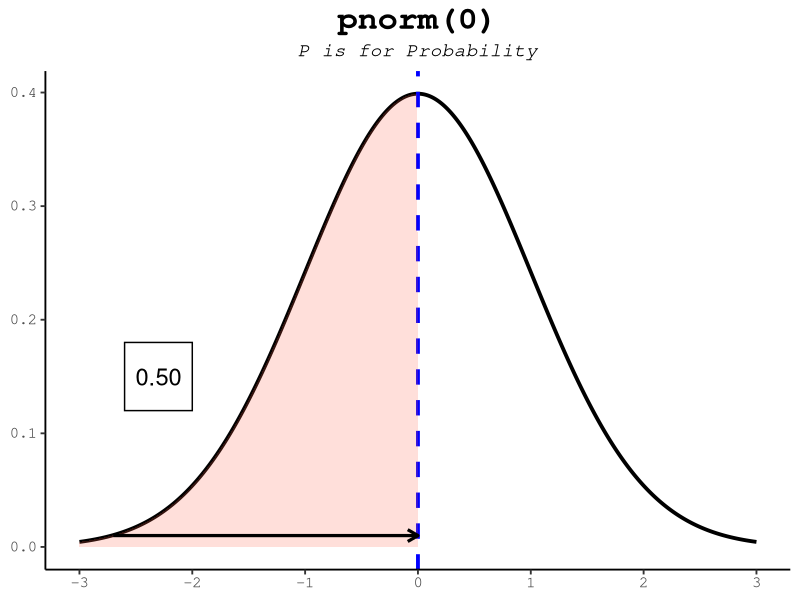
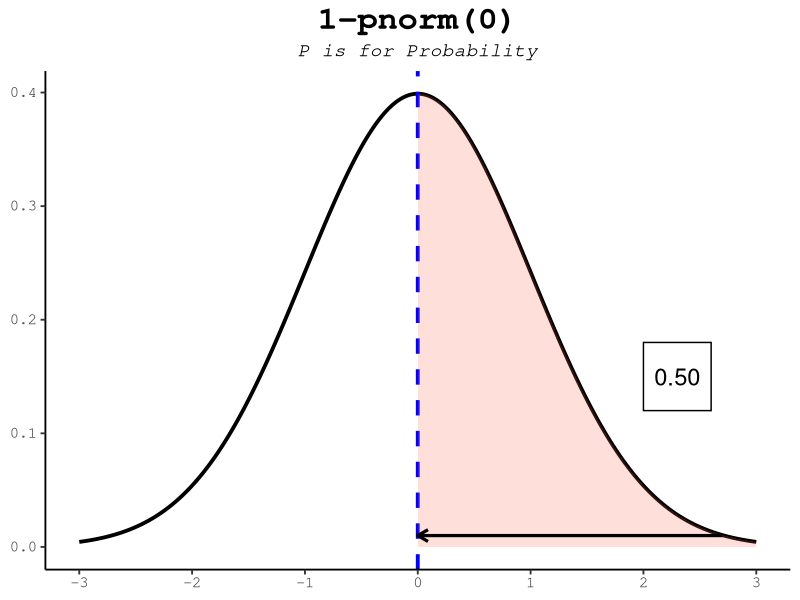
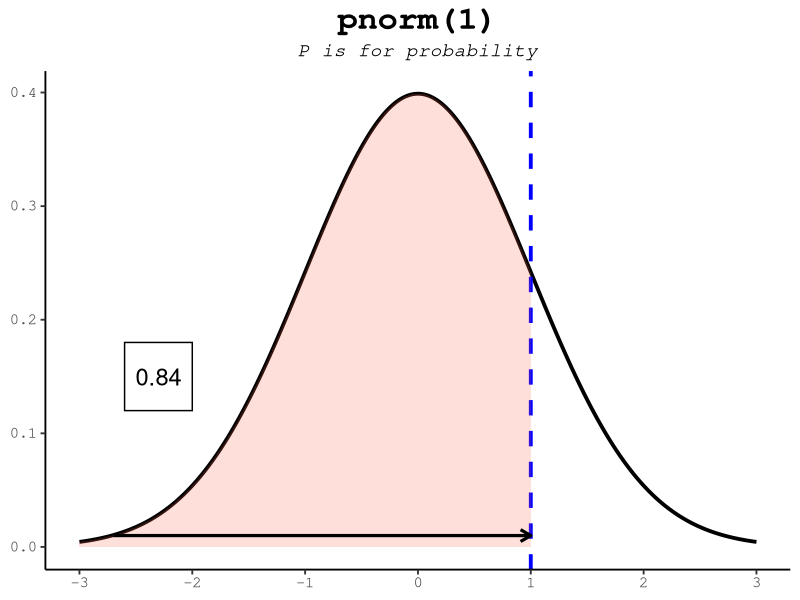
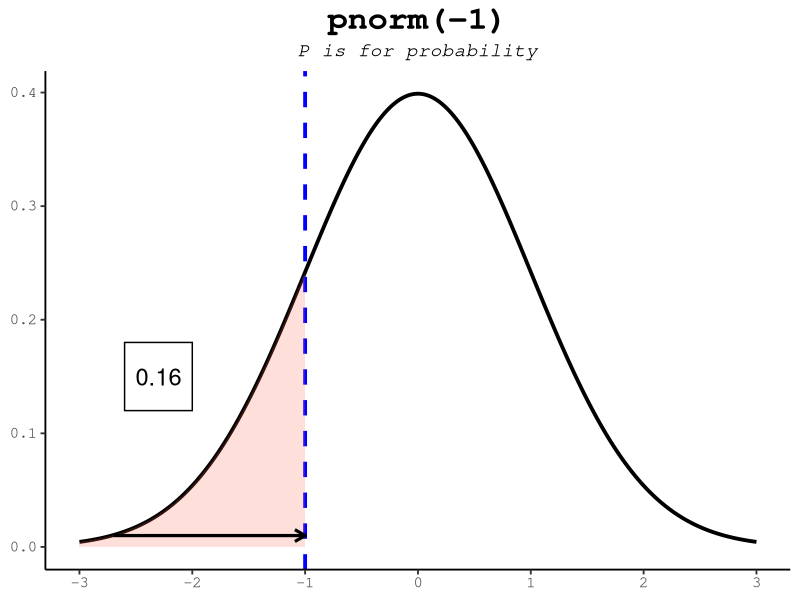
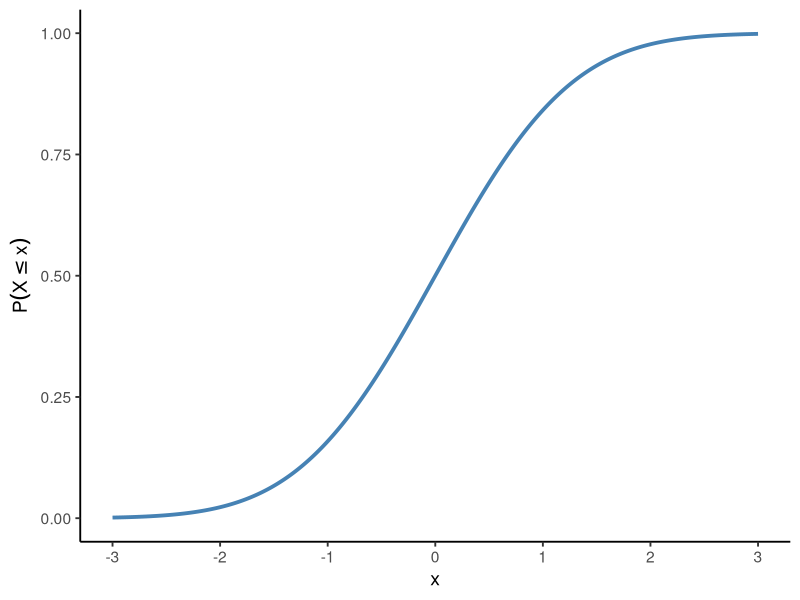
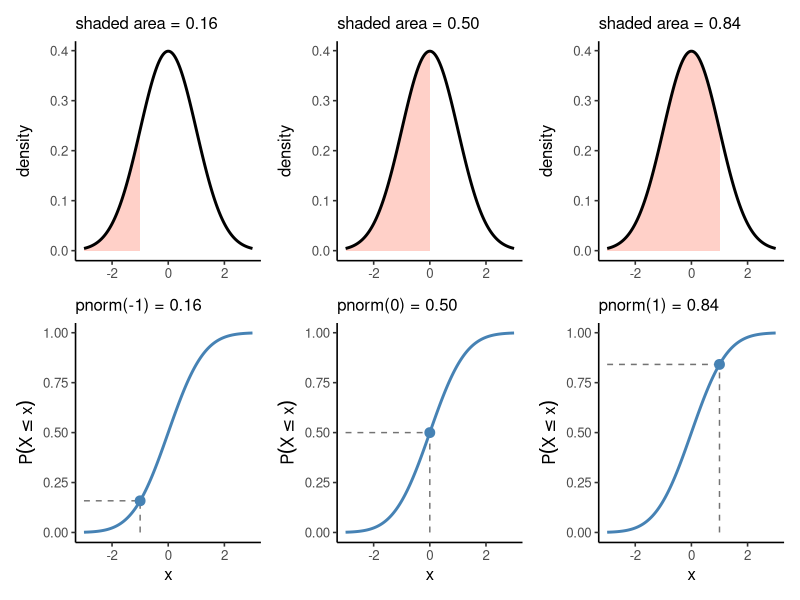
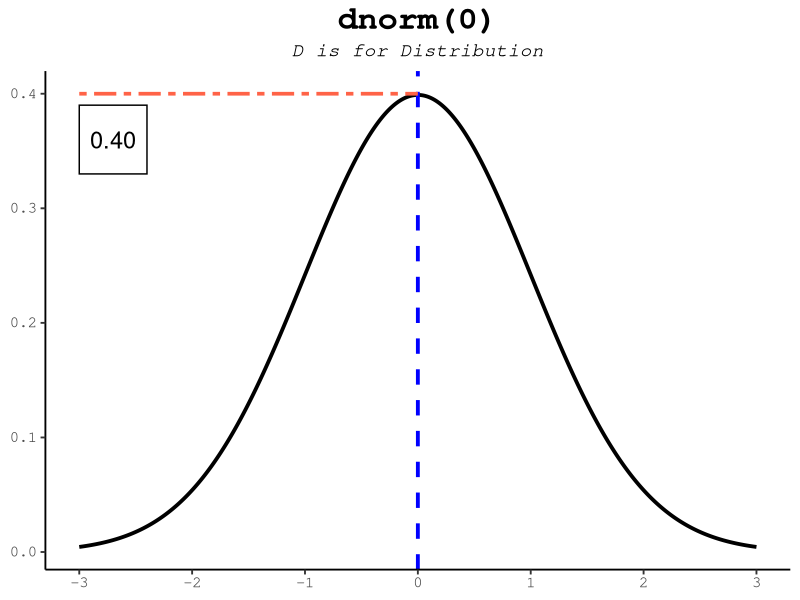
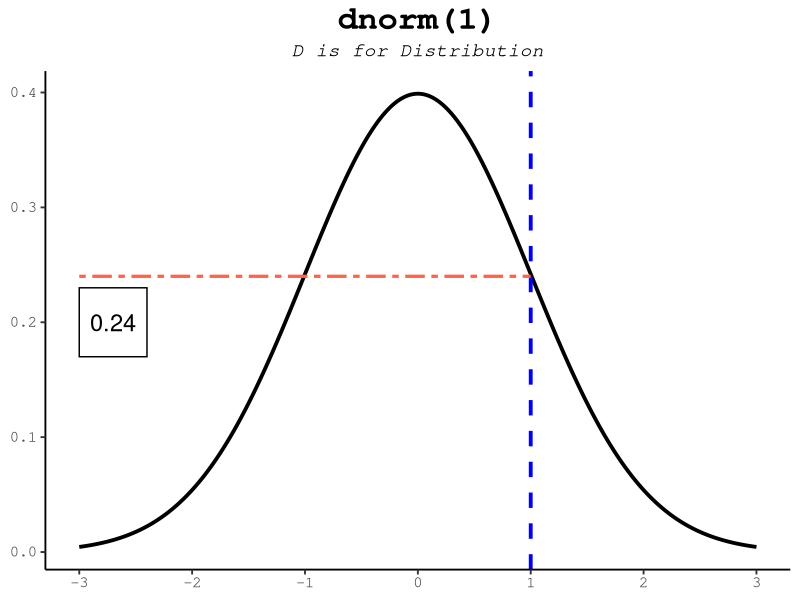

Source code (R) for these figures, in order:
## ---- chunk 1
knitr::opts_chunk$set(echo = TRUE, warning = FALSE, message = FALSE)
library(ggplot2)
## ---- chunk 2
# Prep the distribution data
x <- seq(-3, 3, 0.005)
y <- dnorm(x)
normal <- as.data.frame(cbind(x, y))
## ---- chunk 3
pnorm(0)    # half the distribution is below the mean
pnorm(1)    # ~84% is below one standard deviation above the mean
pnorm(-1)   # ~16% is below one standard deviation below it
## ---- chunk 4
# pnorm plot 1
# pnorm(0)
x2 <- c(x[1:600], rep(0,601))
y2 <- c(y[1:600], rep(0,601))

p <- ggplot(mapping = aes(x, y), data = normal) +
     geom_line(linewidth = 1.3) +
     geom_vline(xintercept = 0, color = "blue", linewidth = 1.3, linetype = 2) +
     scale_x_continuous(n.breaks = 7) +
     labs(title = "pnorm(0)", x = NULL, y = NULL, 
          subtitle = "P is for Probability") +
     geom_area(inherit.aes = F, mapping = aes(x=x2, y=y2), fill = "tomato", 
               alpha = 0.2) +
     annotate(geom = "rect", xmin = -2.6, xmax = -2, ymin = 0.12, ymax = 0.18,
              alpha = 1, fill = "white", color = "black") +
     annotate(geom = "text", label = "0.50", x = -2.3, y = 0.15, size = 6) +
     annotate(geom = "segment", x = -2.7, xend = 0, y = 0.01, yend = 0.01, 
              size = 1.1, arrow = arrow(length = unit(3, "mm"))) +
     theme_classic(base_size = 14, base_family = "Courier") +
     theme(plot.title = element_text(size = 24, face = "bold", hjust = 0.5)) +
     theme(plot.subtitle = element_text(face = "italic", hjust = 0.5))
## ---- chunk 5
# pnorm plot 1.2
# 1-pnorm(0)
x9 <- c(rep(0,600), x[601:1201])
y9 <- c(rep(0,600), y[601:1201])

p1 <- ggplot(mapping = aes(x, y), data = normal) +
     geom_line(linewidth = 1.3) +
     geom_vline(xintercept = 0, color = "blue", size = 1.3, linetype = 2) +
     scale_x_continuous(n.breaks = 7) +
     labs(title = "1-pnorm(0)", x = NULL, y = NULL, 
          subtitle = "P is for Probability") +
     geom_area(inherit.aes = F, mapping = aes(x=x9, y=y9), fill = "tomato", 
               alpha = 0.2) +
     annotate(geom = "rect", xmin = 2.6, xmax = 2, ymin = 0.12, ymax = 0.18,
              alpha = 1, fill = "white", color = "black") +
     annotate(geom = "text", label = "0.50", x = 2.3, y = 0.15, size = 6) +
     annotate(geom = "segment", x = 2.7, xend = 0, y = 0.01, yend = 0.01, 
              size = 1.1, arrow = arrow(length = unit(3, "mm"))) +
     theme_classic(base_size = 14, base_family = "Courier") +
     theme(plot.title = element_text(size = 24, face = "bold", hjust = 0.5)) +
     theme(plot.subtitle = element_text(face = "italic", hjust = 0.5))
## ---- chunk 6
# pnorm plot 2
# pnorm(1)
x3 <- c(x[1:801], rep(1,400))
y3 <- c(y[1:801], rep(0,400))

p2 <- ggplot(mapping = aes(x, y), data = normal) +
     geom_line(size = 1.3) +
     geom_vline(xintercept = 1, color = "blue", size = 1.3, linetype = 2) +
     scale_x_continuous(n.breaks = 7) +
     labs(title = "pnorm(1)", subtitle = "P is for probability", 
          x = NULL, y = NULL) +
     geom_area(inherit.aes = F, mapping = aes(x=x3, y=y3), fill = "tomato", 
               alpha = 0.2) +
     annotate(geom = "rect", xmin = -2.6, xmax = -2, ymin = 0.12, ymax = 0.18,
              alpha = 1, fill = "white", color = "black") +
     annotate(geom = "text", label = "0.84", x = -2.3, y = 0.15, size = 6) +
     annotate(geom = "segment", x = -2.7, xend = 1, y = 0.01, yend = 0.01, 
              size = 1.1, arrow = arrow(length = unit(3, "mm"))) +
     theme_classic(base_size = 14, base_family = "Courier") +
     theme(plot.title = element_text(size = 24, face = "bold", hjust = 0.5)) +
     theme(plot.subtitle = element_text(face = "italic", hjust = 0.5))
## ---- chunk 7
# pnorm plot 3
# pnorm(-1)
x4 <- c(x[1:401], rep(-1,800))
y4 <- c(y[1:401], rep(0,800))

p3 <- ggplot(mapping = aes(x, y), data = normal) +
     geom_line(size = 1.3) +
     geom_vline(xintercept = -1, color = "blue", size = 1.3, linetype = 2) +
     scale_x_continuous(n.breaks = 7) +
     labs(title = "pnorm(-1)", subtitle = "P is for probability", 
          x = NULL, y = NULL) +
     geom_area(inherit.aes = F, mapping = aes(x=x4, y=y4), fill = "tomato", 
               alpha = 0.2) +
     annotate(geom = "rect", xmin = -2.6, xmax = -2, ymin = 0.12, ymax = 0.18,
              alpha = 1, fill = "white", color = "black") +
     annotate(geom = "text", label = "0.16", x = -2.3, y = 0.15, size = 6) +
     annotate(geom = "segment", x = -2.7, xend = -1, y = 0.01, yend = 0.01, 
              size = 1.1, arrow = arrow(length = unit(3, "mm"))) +
     theme_classic(base_size = 14, base_family = "Courier") +
     theme(plot.title = element_text(size = 24, face = "bold", hjust = 0.5)) +
     theme(plot.subtitle = element_text(face = "italic", hjust = 0.5))
## ---- chunk 8
#| label: fig-pnorm
#| fig-cap: "The pnorm function takes a quantile (value on the x-axis) and returns the area under the curve to the left of that value."

print(p)
print(p1)
print(p2)
print(p3)
## ---- chunk 9
pnorm(1, lower.tail = FALSE)   # area to the RIGHT of 1
1 - pnorm(1)                   # exactly the same thing
## ---- chunk 10
#| label: fig-cdf-curve
#| echo: false
#| fig-cap: "The cumulative distribution function of the standard normal: pnorm(x) plotted at every x. It is the running total of the area under the density curve, climbing from 0 (no probability accumulated yet) to 1 (all of it)."
#| fig-width: 7
#| fig-height: 3.4
cdf <- data.frame(x = x, p = pnorm(x))
ggplot(cdf, aes(x, p)) +
  geom_line(linewidth = 1.3, color = "steelblue") +
  scale_x_continuous(n.breaks = 7) +
  labs(x = "x", y = expression(P(X <= x))) +
  theme_classic(base_size = 14)
## ---- chunk 11
#| label: fig-cdf-link
#| echo: false
#| message: false
#| warning: false
#| fig-cap: "Two views of the same probability at q = -1, 0, and 1. Top row: the density with the area to the left of q shaded. Bottom row: the CDF, with a point at (q, pnorm(q)) and dashed guides. In every column the shaded area above equals the height below."
#| fig-width: 9
#| fig-height: 5
library(patchwork)
pair <- function(q) {
  area <- subset(normal, x <= q)
  top <- ggplot(normal, aes(x, y)) +
    geom_area(data = area, fill = "tomato", alpha = 0.3) +
    geom_line(linewidth = 1) +
    labs(subtitle = paste0("shaded area = ", sprintf("%.2f", pnorm(q))),
         x = NULL, y = "density") +
    theme_classic(base_size = 12)
  bot <- ggplot(cdf, aes(x, p)) +
    geom_line(linewidth = 1, color = "steelblue") +
    annotate("segment", x = q, xend = q, y = 0, yend = pnorm(q),
             linetype = 2, color = "grey45") +
    annotate("segment", x = -3, xend = q, y = pnorm(q), yend = pnorm(q),
             linetype = 2, color = "grey45") +
    annotate("point", x = q, y = pnorm(q), size = 3, color = "steelblue") +
    labs(subtitle = paste0("pnorm(", q, ") = ", sprintf("%.2f", pnorm(q))),
         x = "x", y = expression(P(X <= x))) +
    theme_classic(base_size = 12)
  top / bot
}
pair(-1) | pair(0) | pair(1)
## ---- chunk 12
dnorm(0)    # the peak of the standard normal
dnorm(1)    # lower, one SD out...
dnorm(-1)   # ...and the same height on the other side, by symmetry
## ---- chunk 13
# dnorm plot 1
# dnorm(0)

d1 <- ggplot(mapping = aes(x, y), data = normal) +
     geom_line(size = 1.3) +
     geom_vline(xintercept = 0, color = "blue", size = 1.3, linetype = 2) +
     scale_x_continuous(n.breaks = 7) +
     labs(title = "dnorm(0)", subtitle = "D is for Distribution", 
          x = NULL, y = NULL) +
     annotate(geom = "rect", xmin = -3, xmax = -2.4, ymin = 0.33, ymax = 0.39,
              alpha = 1, fill = "white", color = "black") +
     annotate(geom = "text", label = "0.40", x = -2.7, y = 0.36, size = 6) +
     annotate(geom = "segment", y = 0.4, yend = 0.4, x = -3, xend = 0, 
              color = "tomato", size = 1.25, linetype = 6) +
     theme_classic(base_size = 14, base_family = "Courier") +
     theme(plot.title = element_text(size = 24, face = "bold", hjust = 0.5)) +
     theme(plot.subtitle = element_text(face = "italic", hjust = 0.5))
## ---- chunk 14
# dnorm plot 2
# dnorm(1)

d2 <- ggplot(mapping = aes(x, y), data = normal) +
     geom_line(size = 1.3) +
     geom_vline(xintercept = 1, color = "blue", size = 1.3, linetype = 2) +
     scale_x_continuous(n.breaks = 7) +
     labs(title = "dnorm(1)", subtitle = "D is for Distribution", 
          x = NULL, y = NULL) +
     annotate(geom = "rect", xmin = -3, xmax = -2.4, ymin = 0.17, ymax = 0.23,
              alpha = 1, fill = "white", color = "black") +
     annotate(geom = "text", label = "0.24", x = -2.7, y = 0.2, size = 6) +
     annotate(geom = "segment", y = 0.24, yend = 0.24, x = -3, xend = 1, 
              color = "tomato", size = 1.1, linetype = 6) +
     theme_classic(base_size = 14, base_family = "Courier") +
     theme(plot.title = element_text(size = 24, face = "bold", hjust = 0.5),
           plot.subtitle = element_text(face = "italic", hjust = 0.5))
## ---- chunk 15
# dnorm plot 3
# dnorm(-1)

d3 <- ggplot(mapping = aes(x, y), data = normal) +
     geom_line(size = 1.3) +
     geom_vline(xintercept = -1, color = "blue", size = 1.3, linetype = 2) +
     scale_x_continuous(n.breaks = 7) +
     labs(title = "dnorm(-1)", subtitle = "D is for Distribution", 
          x = NULL, y = NULL) +
     annotate(geom = "rect", xmin = -3, xmax = -2.4, ymin = 0.17, ymax = 0.23,
              alpha = 1, fill = "white", color = "black") +
     annotate(geom = "text", label = "0.24", x = -2.7, y = 0.2, size = 6) +
     annotate(geom = "segment", y = 0.24, yend = 0.24, x = -3, xend = -1, 
              color = "tomato", size = 1.1, linetype = 6) +
     theme_classic(base_size = 14, base_family = "Courier") +
     theme(plot.title = element_text(size = 24, face = "bold", hjust = 0.5),
           plot.subtitle = element_text(face = "italic", hjust = 0.5))
## ---- chunk 16
#| label: fig-dnorm
#| fig-cap: "The `dnorm` function returns the height of the normal distribution at a given point."

print(d1)
print(d2)
print(d3)
## ---- chunk 17
qnorm(0.5)     # the median: half the area lies to its left
qnorm(0.25)    # the first quartile
qnorm(0.975)   # the value cutting off the top 2.5% — the famous 1.96
## ---- chunk 18
# qnorm plot 1
# qnorm(0.5)

q1 <- ggplot(mapping = aes(x, y), data = normal) +
     geom_line(size = 1.3) +
     geom_vline(xintercept = 0, color = "blue", size = 1.3, linetype = 2) +
     scale_x_continuous(n.breaks = 7) +
     labs(title = "qnorm(0.5)", x = NULL, y = NULL, 
          subtitle = "Q is for Quantile") +
     geom_area(inherit.aes = F, mapping = aes(x=x2, y=y2), fill = "tomato", 
               alpha = 0.2) +
     annotate(geom = "rect", xmin = -0.25, xmax = 0.25, ymin = 0.03, ymax = 0.09,
              alpha = 1, fill = "white", color = "black") +
     annotate(geom = "text", label = "0", x = 0, y = 0.06, size = 6) +
     annotate(geom = "segment", x = -2.7, xend = 0, y = 0.01, yend = 0.01, 
              size = 1.1, arrow = arrow(length = unit(3, "mm"))) +
     annotate(geom = "text", label = "50%", x = -1.25, y = 0.025, size = 4) +
     theme_classic(base_size = 14, base_family = "Courier") +
     theme(plot.title = element_text(size = 24, face = "bold", hjust = 0.5)) +
     theme(plot.subtitle = element_text(face = "italic", hjust = 0.5))
## ---- chunk 19
# qnorm plot 2
# qnorm(0.25)
x5 <- c(x[1:466], rep(-0.6745,735))
y5 <- c(y[1:466], rep(0,735))

q2 <- ggplot(mapping = aes(x, y), data = normal) +
     geom_line(size = 1.3) +
     geom_vline(xintercept = -0.6745, color = "blue", size = 1.3, linetype = 2) +
     scale_x_continuous(n.breaks = 7) +
     labs(title = "qnorm(0.25)", x = NULL, y = NULL, 
          subtitle = "Q is for Quantile") +
     geom_area(inherit.aes = F, mapping = aes(x=x5, y=y5), fill = "tomato", 
               alpha = 0.2) +
     annotate(geom = "rect", xmin = -0.3, xmax = 0.3, ymin = 0.03, ymax = 0.09,
              alpha = 1, fill = "white", color = "black") +
     annotate(geom = "text", label = "-0.67", x = 0, y = 0.06, size = 5) +
     annotate(geom = "segment", x = -2.7, xend = -0.6745, y = 0.01, yend = 0.01, 
              size = 1.1, arrow = arrow(length = unit(3, "mm"))) +
     annotate(geom = "text", label = "25%", x = -1.65, y = 0.025, size = 4) +
     theme_classic(base_size = 14, base_family = "Courier") +
     theme(plot.title = element_text(size = 24, face = "bold", hjust = 0.5)) +
     theme(plot.subtitle = element_text(face = "italic", hjust = 0.5))
## ---- chunk 20
# qnorm plot 3
# qnorm(0.1)
x6 <- c(x[1:345], rep(-1.28,856))
y6 <- c(y[1:345], rep(0,856))

q3 <- ggplot(mapping = aes(x, y), data = normal) +
     geom_line(size = 1.3) +
     geom_vline(xintercept = -1.28, color = "blue", size = 1.3, linetype = 2) +
     scale_x_continuous(n.breaks = 7) +
     labs(title = "qnorm(0.1)", x = NULL, y = NULL, 
          subtitle = "Q is for Quantile") +
     geom_area(inherit.aes = F, mapping = aes(x=x6, y=y6), fill = "tomato", 
               alpha = 0.2) +
     annotate(geom = "rect", xmin = -0.3, xmax = 0.3, ymin = 0.03, ymax = 0.09,
              alpha = 1, fill = "white", color = "black") +
     annotate(geom = "text", label = "-1.28", x = 0, y = 0.06, size = 5) +
     annotate(geom = "segment", x = -2.7, xend = -1.28, y = 0.01, yend = 0.01, 
              size = 1.1, arrow = arrow(length = unit(3, "mm"))) +
     annotate(geom = "text", label = "10%", x = -1.85, y = 0.025, size = 4) +
     theme_classic(base_size = 14, base_family = "Courier") +
     theme(plot.title = element_text(size = 24, face = "bold", hjust = 0.5)) +
     theme(plot.subtitle = element_text(face = "italic", hjust = 0.5))
## ---- chunk 21
# qnorm plot 4
# qnorm(0.75)
x7 <- c(x[1:735], rep(0.6745,466))
y7 <- c(y[1:735], rep(0,466))

q4 <- ggplot(mapping = aes(x, y), data = normal) +
     geom_line(size = 1.3) +
     geom_vline(xintercept = 0.6745, color = "blue", size = 1.3, linetype = 2) +
     scale_x_continuous(n.breaks = 7) +
     labs(title = "qnorm(0.75)", x = NULL, y = NULL, 
          subtitle = "Q is for Quantile") +
     geom_area(inherit.aes = F, mapping = aes(x=x7, y=y7), fill = "tomato", 
               alpha = 0.2) +
     annotate(geom = "rect", xmin = -0.3, xmax = 0.3, ymin = 0.03, ymax = 0.09,
              alpha = 1, fill = "white", color = "black") +
     annotate(geom = "text", label = "0.67", x = 0, y = 0.06, size = 5) +
     annotate(geom = "segment", x = -2.7, xend = 0.6745, y = 0.01, yend = 0.01, 
              size = 1.1, arrow = arrow(length = unit(3, "mm"))) +
     annotate(geom = "text", label = "75%", x = -.95, y = 0.025, size = 4) +
     theme_classic(base_size = 14, base_family = "Courier") +
     theme(plot.title = element_text(size = 24, face = "bold", hjust = 0.5)) +
     theme(plot.subtitle = element_text(face = "italic", hjust = 0.5))
## ---- chunk 22
# qnorm plot 5
# qnorm(0.9)
x8 <- c(x[1:856], rep(1.28,345))
y8 <- c(y[1:856], rep(0,345))

q5 <- ggplot(mapping = aes(x, y), data = normal) +
     geom_line(size = 1.3) +
     geom_vline(xintercept = 1.28, color = "blue", size = 1.3, linetype = 2) +
     scale_x_continuous(n.breaks = 7) +
     labs(title = "qnorm(0.9)", x = NULL, y = NULL, 
          subtitle = "Q is for Quantile") +
     geom_area(inherit.aes = F, mapping = aes(x=x8, y=y8), fill = "tomato", 
               alpha = 0.2) +
     annotate(geom = "rect", xmin = -0.3, xmax = 0.3, ymin = 0.03, ymax = 0.09,
              alpha = 1, fill = "white", color = "black") +
     annotate(geom = "text", label = "1.28", x = 0, y = 0.06, size = 5) +
     annotate(geom = "segment", x = -2.7, xend = 1.28, y = 0.01, yend = 0.01, 
              size = 1.1, arrow = arrow(length = unit(3, "mm"))) +
     annotate(geom = "text", label = "90%", x = 0.8, y = 0.025, 
              size = 4) +
     theme_classic(base_size = 14, base_family = "Courier") +
     theme(plot.title = element_text(size = 24, face = "bold", hjust = 0.5)) +
     theme(plot.subtitle = element_text(face = "italic", hjust = 0.5))
## ---- chunk 23
#| label: fig-qnorm
#| fig-cap: "The qnorm function is the inverse of the pnorm function in that it takes a probability and gives the quantile." 

print(q1)
print(q2)
print(q3)
print(q4)
print(q5)
## ---- chunk 24
rnorm(5)
## ---- chunk 25
set.seed(42)
rnorm(5)
## ---- chunk 26
rnorm(5, mean = 100, sd = 15)   # e.g. five simulated IQ scores
## ---- chunk 27
# rnorm plot
# rnorm(5)

r1 <- ggplot(mapping = aes(x, y), data = normal) +
     geom_line(size = 1.3) +
     scale_x_continuous(n.breaks = 7) +
     labs(title = "rnorm(n=5)", subtitle = "R is for Random generation", 
          x = NULL, y = NULL, caption = "Output: c(-1.8, -0.8, 0.1, 0.45, 1.1)") +
     annotate(geom = "segment", y = 0, yend = 0.4, x = 1.1, xend = 1.1,
              color = "blue", linetype = 2) +
     annotate(geom = "segment", y = 0, yend = 0.4, x = 0.45, xend = 0.45,
              color = "blue", linetype = 2) +
     annotate(geom = "segment", y = 0, yend = 0.4, x = -0.8, xend = -0.8,
              color = "blue", linetype = 2) +
     annotate(geom = "segment", y = 0, yend = 0.4, x = 0.1, xend = 0.1,
              color = "blue", linetype = 2) +
     annotate(geom = "segment", y = 0, yend = 0.4, x = -1.8, xend = -1.8,
              color = "blue", linetype = 2) +
     theme_classic(base_size = 14, base_family = "Courier") +
     theme(plot.title = element_text(size = 24, face = "bold", hjust = 0.5)) +
     theme(plot.subtitle = element_text(face = "italic", hjust = 0.5)) +
     theme(plot.caption = element_text(face = "bold", size = 14, hjust = 0.5))
## ---- chunk 28
#| label: fig-rnorm
#| fig-cap: "The rnorm function takes a number of samples and returns a vector of random numbers from the normal distribution (with mean=0, sd=1 as defaults)"
print(r1)
## ---- chunk 29
pnorm(115, mean = 100, sd = 15) - pnorm(85, mean = 100, sd = 15)
## ---- chunk 30
   qnorm(0.9, mean = 100, sd = 15)
## ---- chunk 31
   1 - pnorm(130, mean = 100, sd = 15)
   # or, equivalently:
   pnorm(130, mean = 100, sd = 15, lower.tail = FALSE)
## ---- chunk 32
   pnorm(70, mean = 100, sd = 15)
## ---- chunk 33
   set.seed(1)
   scores <- rnorm(30, mean = 100, sd = 15)
   sum(scores > 115)
